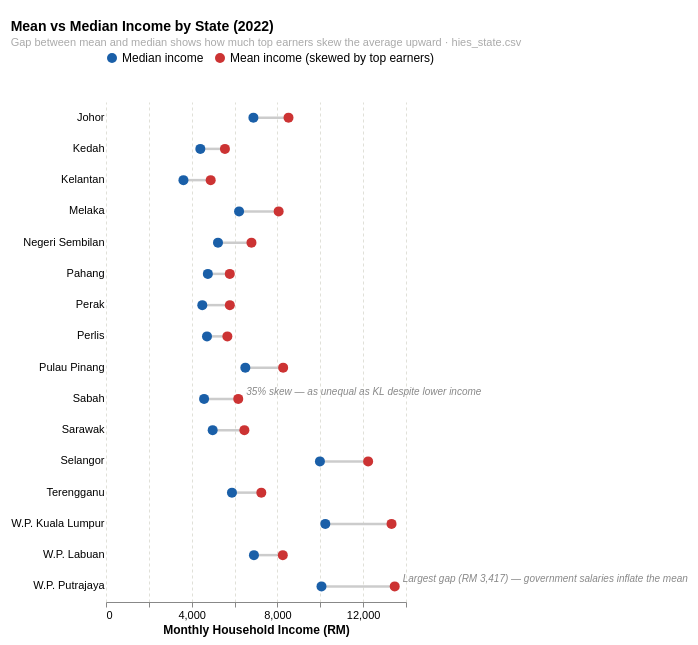

Write a Vega-Lite specification for this figure.
### Vega-Lite specification from a JSON file in a GitHub repository (floating-point values rounded to 4 significant figures)
{"$schema": "https://vega.github.io/schema/vega-lite/v5.json", "title": {"text": "Mean vs Median Income by State (2022)", "subtitle": "Gap between mean and median shows how much top earners skew the average upward · hies_state.csv", "fontSize": 14, "subtitleFontSize": 11, "subtitleColor": "#aaaaaa", "anchor": "start"}, "width": "container", "height": 500, "data": {"values": [{"state": "Kelantan", "median": 3614, "mean": 4885}, {"state": "Kedah", "median": 4402, "mean": 5550}, {"state": "Perak", "median": 4494, "mean": 5779}, {"state": "Sabah", "median": 4577, "mean": 6171}, {"state": "Perlis", "median": 4713, "mean": 5664}, {"state": "Pahang", "median": 4753, "mean": 5777}, {"state": "Sarawak", "median": 4978, "mean": 6457}, {"state": "Negeri Sembilan", "median": 5226, "mean": 6788}, {"state": "Terengganu", "median": 5878, "mean": 7248}, {"state": "Melaka", "median": 6210, "mean": 8057}, {"state": "Pulau Pinang", "median": 6502, "mean": 8267}, {"state": "Johor", "median": 6879, "mean": 8517}, {"state": "W.P. Labuan", "median": 6904, "mean": 8250}, {"state": "Selangor", "median": 9983, "mean": 12233}, {"state": "W.P. Putrajaya", "median": 10056, "mean": 13473}, {"state": "W.P. Kuala Lumpur", "median": 10234, "mean": 13325}]}, "transform": [{"fold": ["median", "mean"], "as": ["measure", "value"]}], "layer": [{"transform": [{"aggregate": [{"op": "min", "field": "value", "as": "lo"}, {"op": "max", "field": "value", "as": "hi"}], "groupby": ["state"]}], "mark": {"type": "rule", "color": "#cccccc", "strokeWidth": 2.5}, "encoding": {"y": {"field": "state", "type": "nominal", "sort": {"field": "lo", "order": "ascending"}}, "x": {"field": "lo", "type": "quantitative"}, "x2": {"field": "hi"}}}, {"mark": {"type": "point", "filled": true, "size": 100, "opacity": 0.9}, "params": [{"name": "hover", "select": {"type": "point", "on": "mouseover", "clear": "mouseout"}}], "encoding": {"y": {"field": "state", "type": "nominal", "sort": {"field": "value", "order": "ascending"}, "title": null, "axis": {"labelFontSize": 11, "ticks": false, "domain": false, "labelLimit": 160}}, "x": {"field": "value", "type": "quantitative", "title": "Monthly Household Income (RM)", "axis": {"format": ",.0f", "labelFontSize": 11, "titleFontSize": 12, "gridColor": "#e0e0d8", "gridDash": [3, 3]}}, "color": {"field": "measure", "type": "nominal", "scale": {"domain": ["median", "mean"], "range": ["#1a5fa8", "#cc3333"]}, "legend": {"title": null, "labelFontSize": 12, "symbolSize": 100, "orient": "none", "labelExpr": "datum.value == 'median' ? 'Median income' : 'Mean income (skewed by top earners)'", "offset": 5, "legendX": 0, "legendY": -50, "direction": "horizontal", "labelLimit": 400}}, "opacity": {"condition": {"param": "hover", "value": 1}, "value": 0.8}, "tooltip": [{"field": "state", "type": "nominal", "title": "State"}, {"field": "measure", "type": "nominal", "title": "Measure"}, {"field": "value", "type": "quantitative", "title": "Income (RM)", "format": ",.0f"}]}}, {"data": {"values": [{"state": "Sabah", "value": 6171, "label": "35% skew — as unequal\nas KL despite lower income"}]}, "mark": {"type": "text", "align": "left", "dx": 8, "dy": -7, "fontSize": 10, "fontStyle": "italic", "color": "#888888"}, "encoding": {"y": {"field": "state", "type": "nominal", "sort": {"field": "value", "order": "ascending"}}, "x": {"field": "value", "type": "quantitative"}, "text": {"field": "label", "type": "nominal"}}}, {"data": {"values": [{"state": "W.P. Putrajaya", "value": 13473, "label": "Largest gap (RM 3,417) —\ngovernment salaries inflate the mean"}]}, "mark": {"type": "text", "align": "left", "dx": 8, "dy": -7, "fontSize": 10, "fontStyle": "italic", "color": "#888888"}, "encoding": {"y": {"field": "state", "type": "nominal", "sort": {"field": "value", "order": "ascending"}}, "x": {"field": "value", "type": "quantitative"}, "text": {"field": "label", "type": "nominal"}}}], "config": {"view": {"stroke": null}, "background": "#ffffff"}, "padding": {"top": 20, "bottom": 10, "left": 10, "right": 10}}
